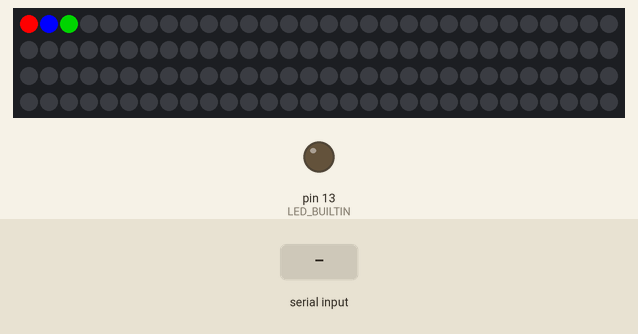
A sketch run on a simulated Arduino Uno, built with avr-gcc and run on an emulated ATmega328P. On the bench: 120 RGB LEDs in strip order, left to right, continuing on the next row, output pins drawn as LEDs (lit = HIGH). The inputs (shaded band) are chosen by the test bench.

Above: at 1.2 s.
1.3 s: "1\n" received over Serial
At 1.7 s:
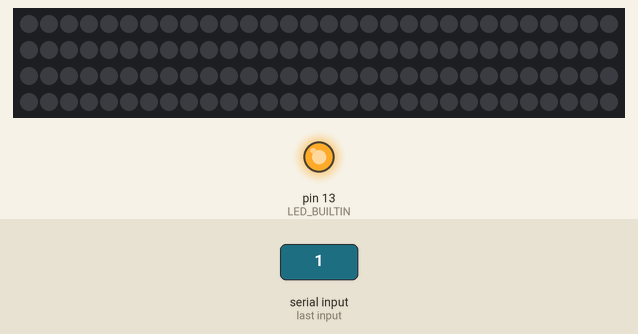
Timing chart, 0 to 4.3 s (numbered marks = the images above; inputs shaded):
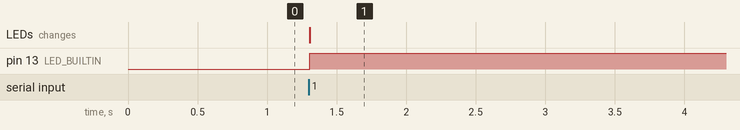

The sketch:

main.ino
```cpp
#define FASTLED_ESP8266_NODEMCU_PIN_ORDER
#include <FastLED.h>
#define NUM_LEDS 120 //Basically set as high as possible without seeing lag
#define DATAPIN 2 //6
#define BAUD_RATE 115200 // 200000
#define STOP_BYTE 255
#define START_BYTE 55

#define STATE_FILL_BUFFER 1
#define STATE_IDLE 2

#define RED 0
#define BLUE 1
#define GREEN 2


//incoming stream in format of {1, R, G, B, R, G, B, ... , 0}
byte MESSAGE;
byte CURRENTBYTE;
byte STATE;

int LEDCOUNT;
int CURRENTCOLOR;

CRGB leds[NUM_LEDS]; //put number of LEDS to run here
void setup() {
  pinMode(LED_BUILTIN, OUTPUT);
  FastLED.addLeds<WS2812B, DATAPIN, GRB>(leds, NUM_LEDS);
  Serial.setRxBufferSize(10240); // We acquire data
  Serial.begin(BAUD_RATE);
  FastLED.clear();
  leds[0] = CRGB::Red;
  leds[1] = CRGB::Blue;
  leds[2] = CRGB::Green;
  FastLED.show();

  idlestate();
}

// // Will's method, very naieve: errors just for fun and only when people aren't watching my stream
// void loop() {
//   if (Serial.available()){
//     MESSAGE = Serial.read();
//     if (MESSAGE == START_BYTE){
//       digitalWrite(LED_BUILTIN, HIGH);
//       // Serial.readBytes((char*)leds, NUM_LEDS * 3);
//       Serial.readBytesUntil(END_TOKEN, (char*)leds, NUM_LEDS * 3);
//       FastLED.show();//once we're finished recieving, show what we recieved
//       digitalWrite(LED_BUILTIN, LOW);
//     }
//   }
// }

// void loop() {
//   if (Serial.available()){
//     CURRENTBYTE = Serial.read();
//     if(STATE == STATE_FILL_BUFFER){
//       digitalWrite(LED_BUILTIN, LOW);
//       if(CURRENTBYTE == STOP_BYTE){
//         idlestate();
//         FastLED.show();
//         return;
//       }
//       if(LEDCOUNT >= NUM_LEDS){
//         // we should never reach this case unless something has been missed
//         idlestate();
//         return;
//       }
//       if (CURRENTCOLOR == RED){
//         leds[LEDCOUNT].red = CURRENTBYTE;
//         CURRENTCOLOR = GREEN;
//       }else if(CURRENTCOLOR == GREEN){
//         leds[LEDCOUNT].green = CURRENTBYTE;
//         CURRENTCOLOR = BLUE;
//       }else if(CURRENTCOLOR == BLUE){
//         leds[LEDCOUNT].blue = CURRENTBYTE;
//         CURRENTCOLOR = RED;
//         LEDCOUNT += 1;
//       }
//     }else if(STATE == STATE_IDLE){
//       digitalWrite(LED_BUILTIN, HIGH);
//       if (CURRENTBYTE == START_BYTE){
//         fillbufferstate();
//       }
//     }
//   }
// }

void idlestate(){
  STATE = STATE_IDLE;
  LEDCOUNT = 0;
  CURRENTCOLOR = RED;
}
void fillbufferstate(){
  STATE = STATE_FILL_BUFFER;
  LEDCOUNT = 0;
  CURRENTCOLOR = RED;
}


// MaderDash method, add in an entire string at once and parse.
void loop() { // [1, r, g, b, r, g, b, \n]

  if (Serial.available()){
    digitalWrite(LED_BUILTIN, LOW);
    String msg = Serial.readStringUntil('\n'); // will include newline chars
    for(int i = 0; i < NUM_LEDS * 3; i+=3){
      leds[i / 3].r = msg[i + 1];
      leds[i / 3].g = msg[i + 2];
      leds[i / 3].b = msg[i + 3];
    }
    FastLED.show();
    digitalWrite(LED_BUILTIN, HIGH);
  }
}
```

Measured:
- after the input at 1.3 s, pin 13 (LED_BUILTIN): LOW → HIGH at once; the LEDs: change at once (image 1)
